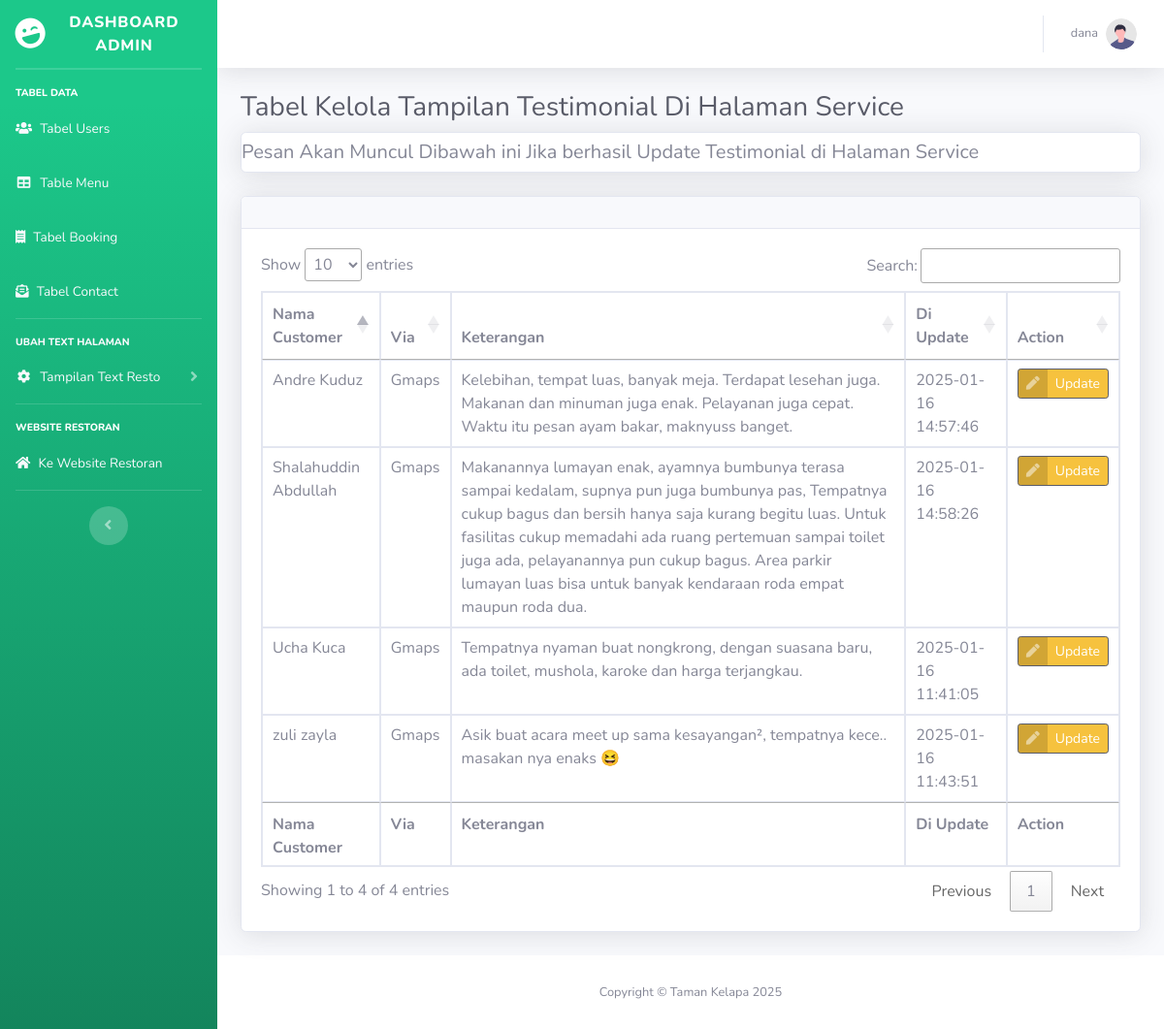
Screenshot of /adminform/tb_testimoni.php (signed in) with the database file from the repository.
### tables this page shows
CREATE TABLE `tb_testimoni` (
  `id` int(11) NOT NULL,
  `nama` varchar(100) NOT NULL,
  `via` varchar(255) NOT NULL,
  `keterangan` text NOT NULL,
  `updated_at` timestamp NOT NULL DEFAULT current_timestamp() ON UPDATE current_timestamp()
);

### adminform/tb_testimoni.php (the view, shortened to what this page needs)
<?php
include 'partials/header.php';
?>
        <div id="content-wrapper" class="d-flex flex-column">
            <div id="content">
                <nav class="navbar navbar-expand navbar-light bg-white topbar mb-4 static-top shadow">
                    <ul class="navbar-nav ml-auto">
                        <li class="nav-item dropdown no-arrow">
                            <a class="nav-link dropdown-toggle" href="#" id="userDropdown" role="button"
                                data-toggle="dropdown" aria-haspopup="true" aria-expanded="false">
                                <span class="mr-2 d-none d-lg-inline text-gray-600 small"><?= $_SESSION['username']?></span>
                                <img class="img-profile rounded-circle"
                                    src="img/undraw_profile.svg">
                            </a>
                        </li>
                    </ul>
                </nav>
                <div class="container-fluid">
                    <h1 class="h3 mb-2 text-gray-800">Tabel Kelola Tampilan Testimonial Di Halaman Service</h1>
                    <div class="card shadow mb-4">
                        <h3 class="h5 mb-2 mt-2">Pesan Akan Muncul Dibawah ini Jika berhasil Update Testimonial di Halaman Service </h3>
                    </div>
                    <div class="card shadow mb-4">
                        <div class="card-header py-3">
                        </div>
                        <div class="card-body">
                            <div class="table-responsive">
                                <table class="table table-bordered" id="dataTable6" width="100%" cellspacing="0">
                                    <thead>
                                        <tr>
                                            <th>Nama Customer</th>
                                            <th>Via</th>
                                            <th>Keterangan</th>
                                            <th>Di Update</th>
                                            <th>Action</th>
                                        </tr>
                                    </thead>
                                    <tfoot>
                                        <tr>
                                            <th>Nama Customer</th>
                                            <th>Via</th>
                                            <th>Keterangan</th>
                                            <th>Di Update</th>
                                            <th>Action</th>
                                        </tr>
                                    </tfoot>
                                    <tbody>
                                        <?php
                                        $query = "SELECT * FROM tb_testimoni";
                                        $tampilkan = mysqli_query($koneksi,$query);
                                        while($data = $tampilkan->fetch_assoc()):?>
                                        <tr>
                                            <td><?= $data['nama']?></td>
                                            <td><?= $data['via']?></td>
                                            <td><?= $data['keterangan']?></td>
                                            <td><?= $data['updated_at']?></td>
                                            <td><button class="btn btn-warning btn-icon-split btn-sm border border-dark" data-toggle="modal" data-target="#update-testimoniModal"
                                                data-id="<?= $data['id']; ?>"
                                                data-nama="<?= $data['nama']; ?>"
                                                data-via="<?= $data['via']; ?>"
                                                data-keterangan="<?= $data['keterangan']; ?>">
                                                <span class="icon text-white-50"><i class="fas fa-pen"></i></span> <span class="text">Update</span>
                                            </button>
                                            </td>
                                        </tr>
                                        <?php endwhile; ?>
                                    </tbody>
                                </table>
                            </div>
                        </div>
                    </div>
                </div>
    <?php include 'partials/footer.php'?>

### rows the page displays
tb_testimoni: nama "Andre Kuduz", via "Gmaps", keterangan "Kelebihan, tempat luas, banyak meja. Terdapat lesehan juga. Makanan dan minuman juga enak. Pelayanan juga cepat. Waktu itu pesan ayam bakar, maknyuss banget.", updated_at "2025-01-16 14:57:46"
tb_testimoni: nama "Ucha Kuca", via "Gmaps", keterangan "Tempatnya nyaman buat nongkrong, dengan suasana baru, ada toilet, mushola, karoke dan harga terjangkau.", updated_at "2025-01-16 11:41:05"
tb_testimoni: nama "zuli zayla", via "Gmaps", keterangan "Asik buat acara meet up sama kesayangan², tempatnya kece.. masakan nya enaks 😆", updated_at "2025-01-16 11:43:51"
tb_testimoni: nama "Shalahuddin Abdullah", via "Gmaps", keterangan "Makanannya lumayan enak, ayamnya bumbunya terasa sampai kedalam, supnya pun juga bumbunya pas, Tempatnya cukup bagus dan bersih hanya saja kurang begitu luas. Untuk fasilitas cukup memadahi ada ruang pertemuan sampai toilet juga ada, pelayanannya pun cukup bagus. Area parkir lumayan luas bisa untuk banyak kendaraan roda empat maupun roda dua.", updated_at "2025-01-16 14:58:26"

### other values shown
$_SESSION['username'] "dana"
